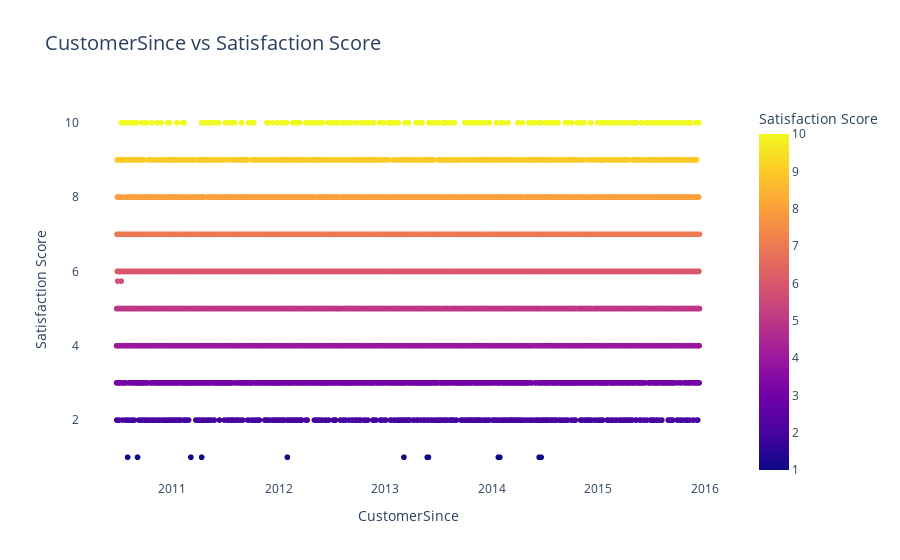

Here is the notebook cell this chart was saved with:
### Code cell
import plotly.express as px

fig = px.scatter(df_cleaned, 
                 x='CustomerSince', 
                 y='Satisfaction Score', 
                 color='Satisfaction Score',
                 title='CustomerSince vs Satisfaction Score',
                 labels={'CustomerSince': 'CustomerSince', 'Satisfaction Score': 'Satisfaction Score'},
                 hover_data=['Service'])

fig.update_layout(
    title_font_size=20,
    xaxis_title_font_size=14,
    yaxis_title_font_size=14,
    plot_bgcolor='rgba(0,0,0,0)',
    legend_title_text='Species',
)

fig.show()

### Figure 1 — Plotly figure (JSON) as saved in the notebook; plotly's stock layout.template omitted (floating-point values rounded to 4 significant figures; data arrays with more than 128 entries replaced by an {"elided": "..."} marker saying what was removed)
{"data": [{"customdata": {"elided": "9990x1 str values"}, "hovertemplate": "CustomerSince=%{x}<br>Satisfaction Score=%{marker.color}<br>Service=%{customdata[0]}<extra></extra>", "legendgroup": "", "marker": {"color": {"elided": "9990 float values"}, "coloraxis": "coloraxis", "symbol": "circle"}, "mode": "markers", "name": "", "showlegend": false, "type": "scattergl", "x": {"elided": "9990 str values"}, "xaxis": "x", "y": {"elided": "9990 float values"}, "yaxis": "y"}], "layout": {"autosize": true, "coloraxis": {"colorbar": {"title": {"text": "Satisfaction Score"}}, "colorscale": [[0, "#0d0887"], [0.1111, "#46039f"], [0.2222, "#7201a8"], [0.3333, "#9c179e"], [0.4444, "#bd3786"], [0.5556, "#d8576b"], [0.6667, "#ed7953"], [0.7778, "#fb9f3a"], [0.8889, "#fdca26"], [1, "#f0f921"]]}, "legend": {"title": {"text": "Species"}, "tracegroupgap": 0}, "plot_bgcolor": "rgba(0, 0, 0, 0)", "title": {"font": {"size": 20}, "text": "CustomerSince vs Satisfaction Score"}, "xaxis": {"anchor": "y", "autorange": true, "domain": [0, 1], "range": ["2010-02-18 19:12:48.1986", "2016-04-17 01:41:11.8014"], "title": {"font": {"size": 14}, "text": "CustomerSince"}, "type": "date"}, "yaxis": {"anchor": "x", "autorange": true, "domain": [0, 1], "range": [0.2573, 10.74], "title": {"font": {"size": 14}, "text": "Satisfaction Score"}, "type": "linear"}}}
